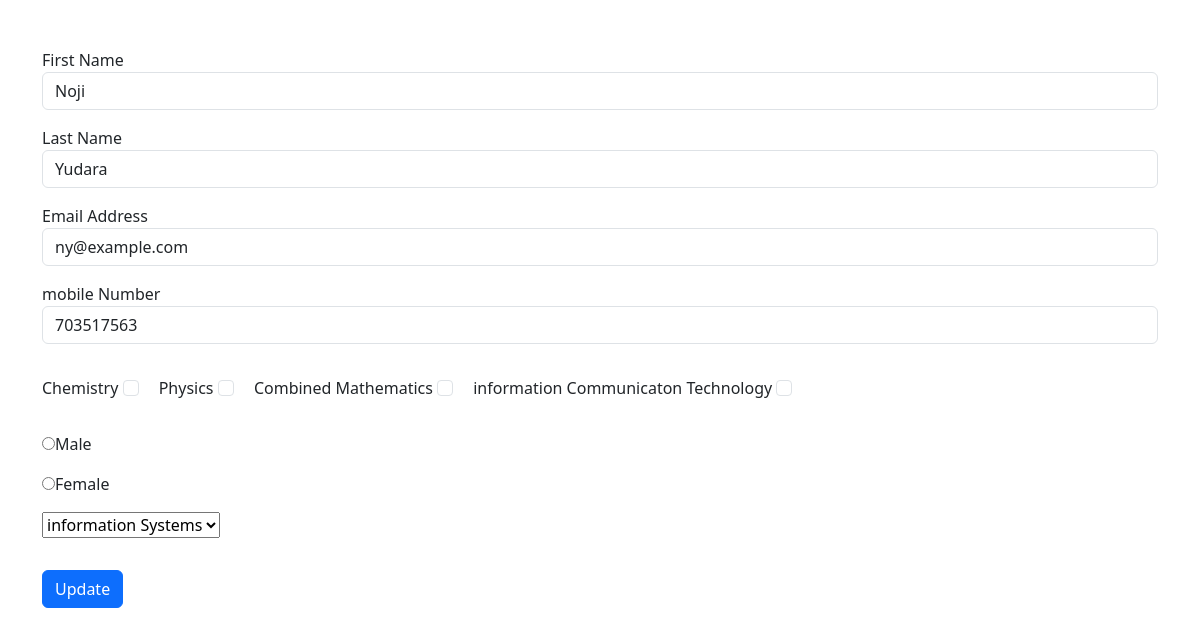
Screenshot of /update.php?updateid=23 with the database file from the repository.
### tables this page shows
CREATE TABLE `users` (
  `id` int(11) NOT NULL,
  `firstName` varchar(255) NOT NULL,
  `lastName` varchar(255) NOT NULL,
  `emailAddress` varchar(255) DEFAULT NULL,
  `mobileNumber` int(10) DEFAULT NULL,
  `subjects` varchar(255) DEFAULT NULL,
  `gender` enum('male','female') DEFAULT NULL,
  `digree` varchar(255) DEFAULT NULL
);

### update.php (the view, shortened to what this page needs)
<?php
include "dbconn.php";
$id = $_GET['updateid'];
$sql = "SELECT * FROM users WHERE id = $id";
$result = mysqli_query($conn, $sql);
$row = mysqli_fetch_assoc($result);
$fname = $row['firstName'];
$lname = $row['lastName'];
$email = $row['emailAddress'];
$mobile = $row['mobileNumber'];
?>
<!doctype html>
<html lang="en">
<head>
    <link href="https://cdn.jsdelivr.net/npm/bootstrap@5.3.3/dist/css/bootstrap.min.css" rel="stylesheet">
</head>
<body>
    <div class="container my-5">
        <form method="post">
            <div class="mb-3">
                <label>First Name</label>
                <input type="text" class="form-control" autocomplete="off" name="firstName" value="<?php echo $fname?>">
            </div>
            <div class="mb-3">
                <label>Last Name</label>
                <input type="text" class="form-control" autocomplete="off" name="lastName" value="<?php echo $lname?>">
            </div>
            <div class="mb-3">
                <label>Email Address</label>
                <input type="email" class="form-control" autocomplete="off" name="emailAddress" value="<?php echo $email?>">
            </div>
            <div class="mb-3">
                <label>mobile Number</label>
                <input type="mobile" class="form-control" autocomplete="off" name="mobileNumber" value="<?php echo $mobile?>">
            </div>
            <div class="form-check-inline my-3">
                <label class="form-check-label" for="chem">Chemistry</label>
                <input class="form-check-input" type="checkbox" value="Chemistry" id="chem" name="subjects[]">
            </div>
            <div class="form-check-inline my-3">
                <label class="form-check-label" for="cs0">Physics</label>
                <input class="form-check-input" type="checkbox" value="Physics" id="cs0" name="subjects[]">
            </div>
            <div class="form-check-inline my-3">
                <label class="form-check-label" for="cm">Combined Mathematics</label>
                <input class="form-check-input" type="checkbox" value="Combined Mathematics" id="cm" name="subjects[]">
            </div>
            <div class="form-check-inline my-3">
                <label class="form-check-label" for="ict">information Communicaton Technology</label>
                <input class="form-check-input" type="checkbox" value="information Communicaton Technology" id="ict" name="subjects[]">
            </div>
            <div class="my-3">
                <input type="radio" name="gender" value="male">Male
            </div>
            <div>
                <input type="radio" name="gender" value="female">Female
            </div>
            <div class="my-3">
                <select name="digree" id="">
                    <option value="IS">information Systems</option>
                </select>
            </div>
            <div>
                <button type="submit" class="btn btn-primary my-3" name="update">Update</button>
            </div>
        </form>
    </div>
</body>
</html>

### rows the page displays
users: firstName "Noji", lastName "Yudara", emailAddress "ny@example.com", mobileNumber "703517563"
